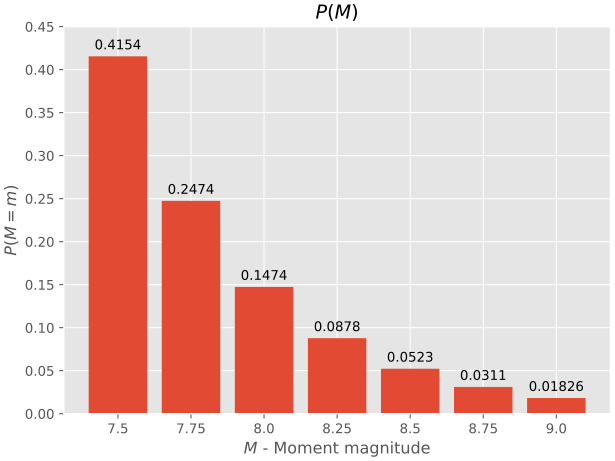

This figure's Python source:
#!/usr/bin/env python3

import matplotlib.pyplot as plt
import numpy as np

plt.style.use('ggplot')


def main() -> None:
    X = np.array([0.4154, 0.2474, 0.1474, 0.0878, 0.0523, 0.0311, 0.01826])

    width = 0.1

    fig, ax = plt.subplots(constrained_layout=True)
    x = np.arange(len(X))
    ax._res = ax.bar(x, height=X)
    for rect in ax._res:
        height = rect.get_height()
        ax.annotate(
            '{}'.format(height),
            xy=(rect.get_x() + rect.get_width() / 2, height),
            xytext=(rect.get_x() + rect.get_width() / 2, height + 0.005),
            ha='center',
            va='bottom',
        )

    ax.set(
        xticks=x,
        xticklabels=np.arange(7.5, 9.25, 0.25),
        yticks=np.arange(0, 0.5, 0.05),
        title='$P(M)$',
        xlabel='$M$ - Moment magnitude',
        ylabel='$P(M = m)$',
    )

    fig.savefig('plot_d.png')
    fig.savefig('plot_d.svg')


if __name__ == '__main__':
    main()
